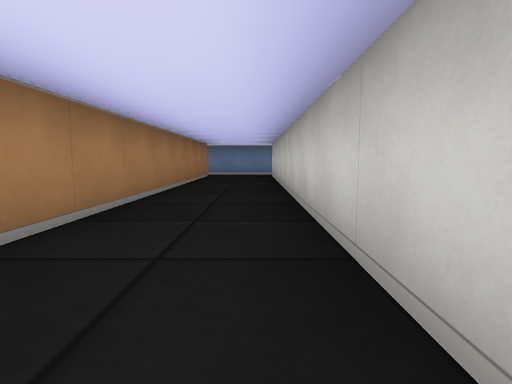
view 1 (above)

22 first-person views from a walk through a cub3D ray-caster map. The camera is about half as high as the walls, tilts 6° down and sees 80° across. The floor is counted in squares. Each view is taken from the middle of a square. On the plan, view 1 faces up. The plan holds only what a view shows up to about 9 squares ahead; the rest is blank.

view 2
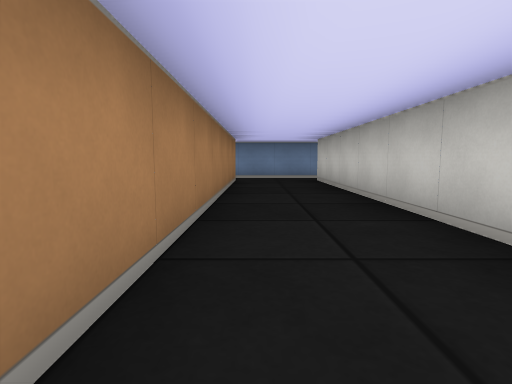

view 3
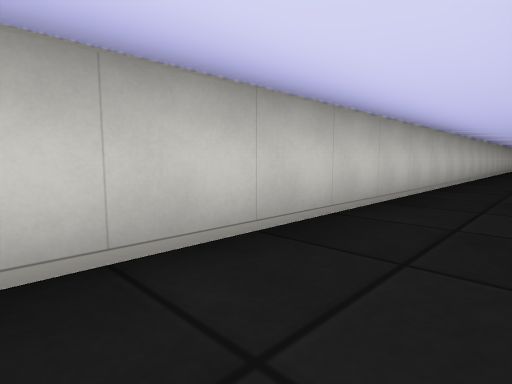

view 4
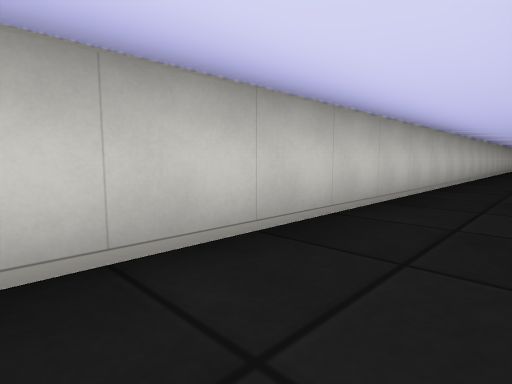

view 5
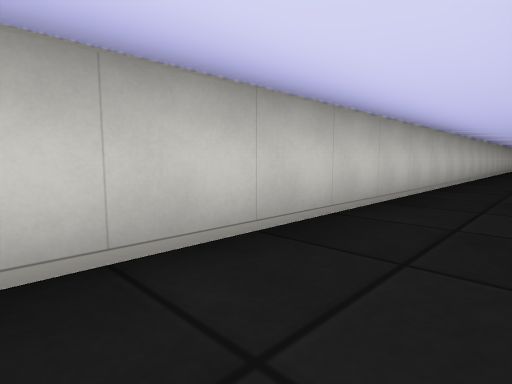

view 6
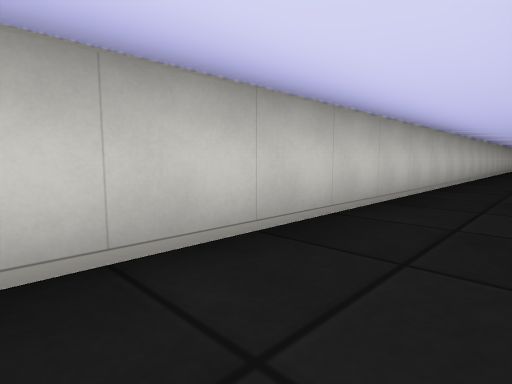

view 7
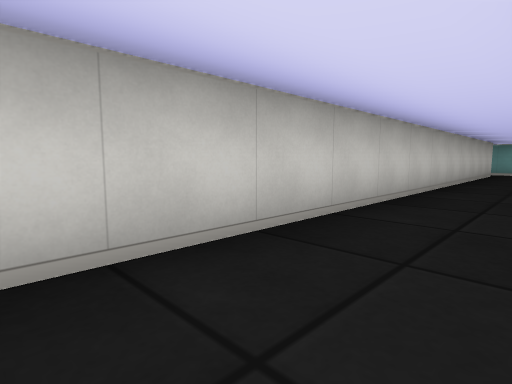

view 8
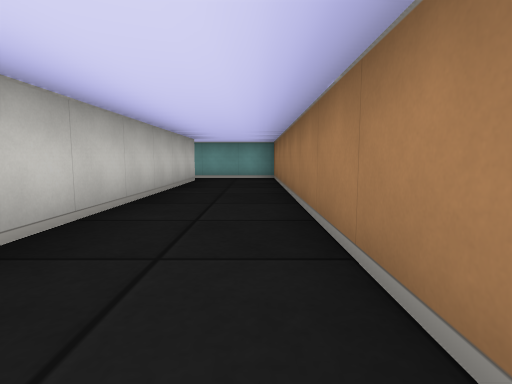

view 9
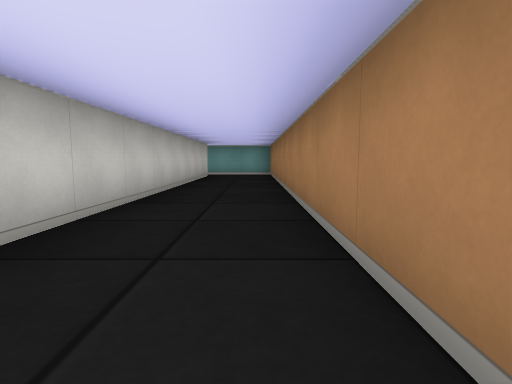

view 10
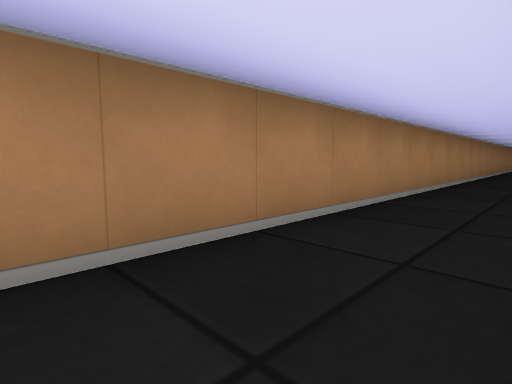

view 11
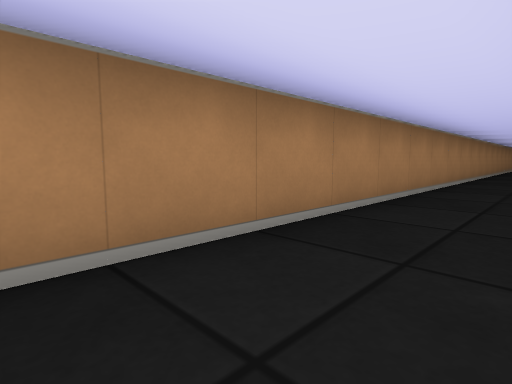

view 12
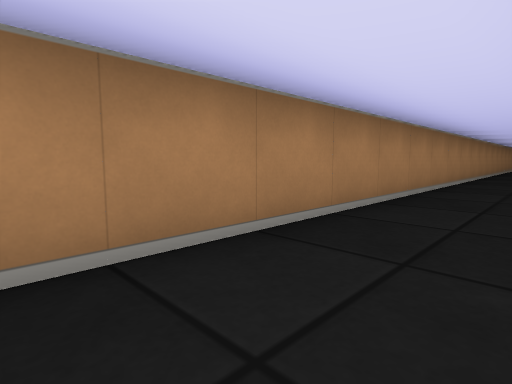

view 13
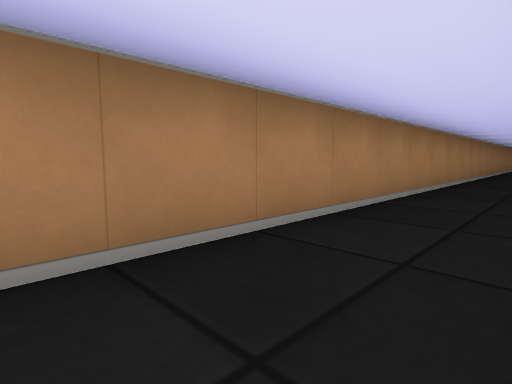

view 14
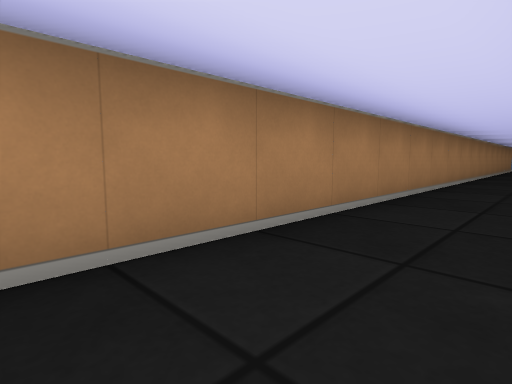

view 15
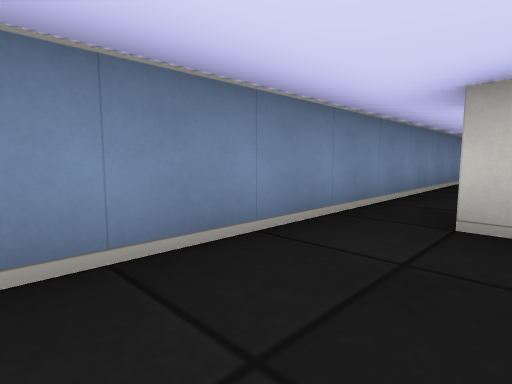

view 16
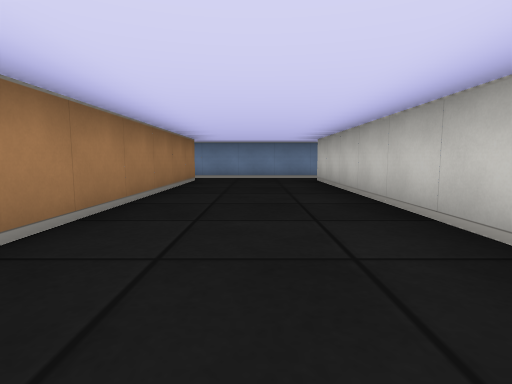

view 17
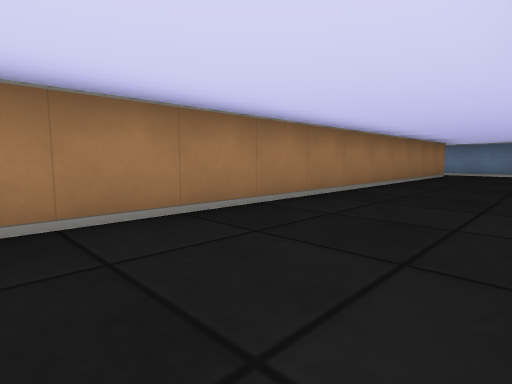

view 18
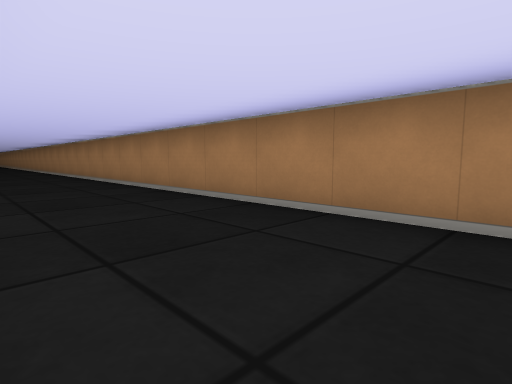

view 19
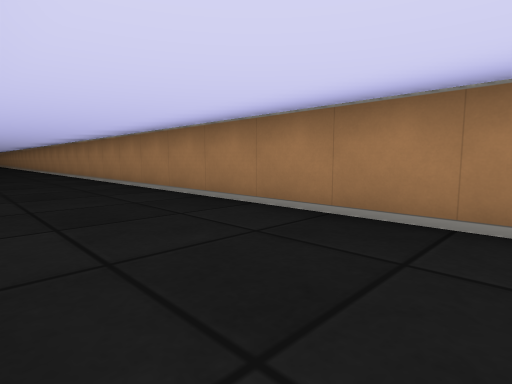

view 20
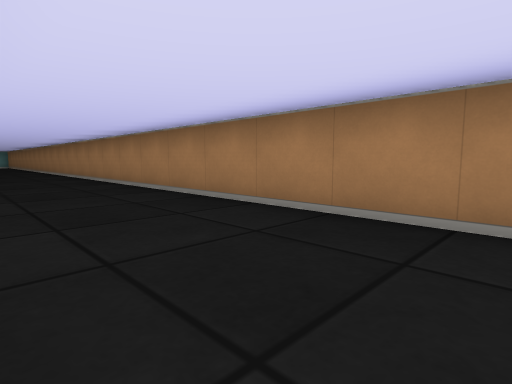

view 21
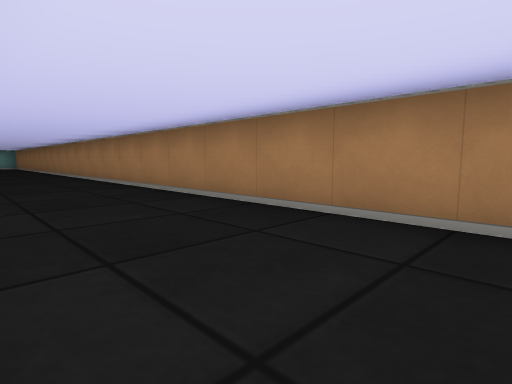

view 22
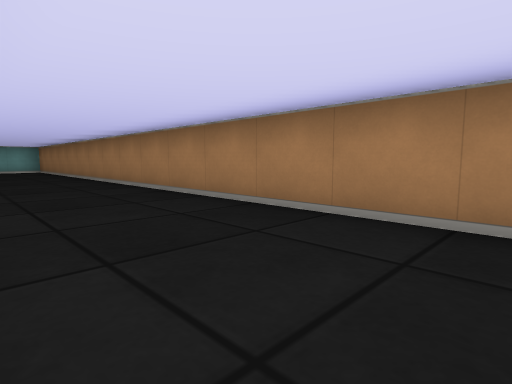

### Floor plan
Ten units are one square. View 1 is at (0, 0); x grows to the right and y downward. Boxes are objects, and circles mark ways between rooms. Rooms are numbered by the first view taken in them; rooms with no view inside come last. Other rooms are left out.
<svg viewBox="-63 -110 83 430">
<path fill="none" stroke="#000" d="M-15 -95 -15 315 8 315M5 305 5 -95M15 -105 -14 -105M-25 -38 -25 -95M-55 -95 -55 294M-14 -105 -58 -105"/>
<circle cx="-20" cy="-100" r="3" fill="#2a7"/>
<text x="0" y="100">1</text>
<text x="-40" y="110">2</text>
</svg>
Room 1 opens to room 2.

Where each view was taken, in squares from view 1:
view 1: 0 up, 0 right, facing up
view 2: 2 up, 1 left, facing up
view 3: 3 up, 1 left, facing down-right
view 4: 3 down, 1 left, facing down-right
view 5: 7 down, 1 left, facing down-right
view 6: 13 down, 1 left, facing down-right
view 7: 19 down, 1 left, facing down-right
view 8: 23 down, 1 left, facing down
view 9: 21 down, 1 left, facing down
view 10: 24 down, 0 right, facing up-left
view 11: 19 down, 0 right, facing up-left
view 12: 15 down, 0 right, facing up-left
view 13: 10 down, 0 right, facing up-left
view 14: 7 down, 0 right, facing up-left
view 15: 9 up, 5 left, facing up-right
view 16: 2 up, 4 left, facing up
view 17: 1 down, 3 left, facing up-left
view 18: 1 up, 3 left, facing down-left
view 19: 4 down, 3 left, facing down-left
view 20: 10 down, 3 left, facing down-left
view 21: 13 down, 3 left, facing down-left
view 22: 19 down, 3 left, facing down-left
